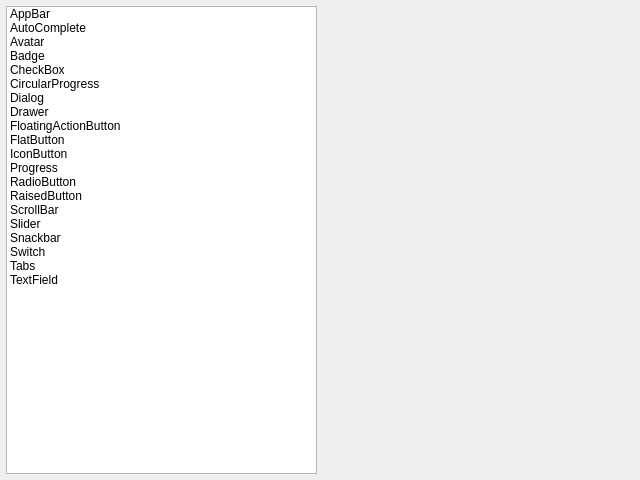
<?xml version="1.0" encoding="UTF-8"?>
<ui version="4.0">
 <class>MainWindow</class>
 <widget class="QMainWindow" name="MainWindow">
  <property name="geometry">
   <rect>
    <x>0</x>
    <y>0</y>
    <width>640</width>
    <height>480</height>
   </rect>
  </property>
  <widget class="QWidget" name="centralWidget">
   <layout class="QHBoxLayout" name="layout">
    <property name="sizeConstraint">
     <enum>QLayout::SetNoConstraint</enum>
    </property>
    <property name="leftMargin">
     <number>6</number>
    </property>
    <property name="topMargin">
     <number>6</number>
    </property>
    <property name="rightMargin">
     <number>6</number>
    </property>
    <property name="bottomMargin">
     <number>6</number>
    </property>
    <item>
     <widget class="QListWidget" name="list">
      <item>
       <property name="text">
        <string notr="true">AppBar</string>
       </property>
      </item>
      <item>
       <property name="text">
        <string notr="true">AutoComplete</string>
       </property>
      </item>
      <item>
       <property name="text">
        <string notr="true">Avatar</string>
       </property>
      </item>
      <item>
       <property name="text">
        <string notr="true">Badge</string>
       </property>
      </item>
      <item>
       <property name="text">
        <string notr="true">CheckBox</string>
       </property>
      </item>
      <item>
       <property name="text">
        <string notr="true">CircularProgress</string>
       </property>
      </item>
      <item>
       <property name="text">
        <string notr="true">Dialog</string>
       </property>
      </item>
      <item>
       <property name="text">
        <string notr="true">Drawer</string>
       </property>
      </item>
      <item>
       <property name="text">
        <string notr="true">FloatingActionButton</string>
       </property>
      </item>
      <item>
       <property name="text">
        <string notr="true">FlatButton</string>
       </property>
      </item>
      <item>
       <property name="text">
        <string notr="true">IconButton</string>
       </property>
      </item>
      <item>
       <property name="text">
        <string notr="true">Progress</string>
       </property>
      </item>
      <item>
       <property name="text">
        <string notr="true">RadioButton</string>
       </property>
      </item>
      <item>
       <property name="text">
        <string notr="true">RaisedButton</string>
       </property>
      </item>
      <item>
       <property name="text">
        <string notr="true">ScrollBar</string>
       </property>
      </item>
      <item>
       <property name="text">
        <string notr="true">Slider</string>
       </property>
      </item>
      <item>
       <property name="text">
        <string notr="true">Snackbar</string>
       </property>
      </item>
      <item>
       <property name="text">
        <string notr="true">Switch</string>
       </property>
      </item>
      <item>
       <property name="text">
        <string notr="true">Tabs</string>
       </property>
      </item>
      <item>
       <property name="text">
        <string notr="true">TextField</string>
       </property>
      </item>
     </widget>
    </item>
    <item>
     <widget class="QStackedWidget" name="stack"/>
    </item>
   </layout>
  </widget>
 </widget>
 <resources/>
 <connections/>
</ui>
